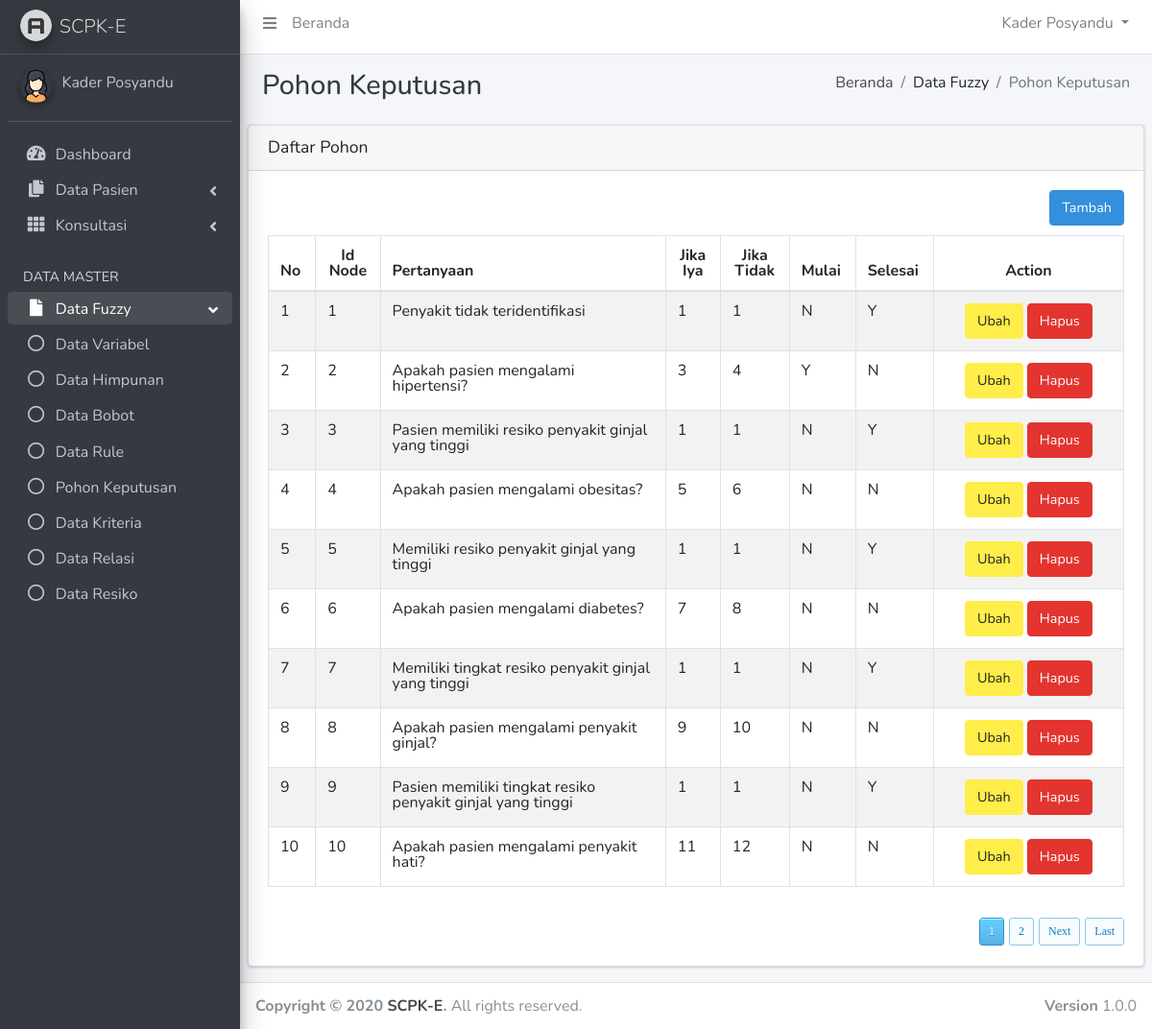
The app's page /scpk-e/?page=pohon (signed in) with its own data.
### tables this page shows
CREATE TABLE `konsul_diagnosa` (
  `id_kd` int(5) NOT NULL,
  `pertanyaan` varchar(200) NOT NULL,
  `bila_benar` int(2) NOT NULL,
  `bila_salah` int(2) NOT NULL,
  `mulai` char(1) NOT NULL,
  `selesai` char(1) NOT NULL
);

### scpk-e/config/koneksi.php (called while the page is built, shortened)
<?php
function querydb($query)
{
	$result=mysql_query($query) or die ("gagal melakukan Query=$query");
	return $result;
}
?>

### scpk-e/list_pohon.php (the view, shortened to what this page needs)
<div class="content-header">
    <div class="container-fluid">
        <div class="row mb-2">
            <div class="col-sm-6">
                <h1 class="m-0 text-dark">Pohon Keputusan</h1>
            </div>
            <div class="col-sm-6">
                <ol class="breadcrumb float-sm-right">
                    <li class="breadcrumb-item"><a href="?page=home">Beranda</a></li>
                    <li class="breadcrumb-item">Data Fuzzy</li>
                    <li class="breadcrumb-item active">Pohon Keputusan</li>
                </ol>
            </div>
        </div>
    </div>
</div>
<section class="content">
	<div class="row">
		<div class="col-12">
			<div class="card">
				<div class="card-header">
					<h2 class="card-title" style="margin-bottom: 1px;">Daftar Pohon</h2>
				</div>
				<div class="card-body">
					<div style="float: right;">
						<a href="?page=pohon-input&stat=tambah" class="btn btn-primary"><i class="icon ion-android-add-circle"></i> Tambah</a>
					</div>
					<?php
						$pg = (int)(!isset($_GET["pg"]) ? 1 : @$_GET["pg"]);
						$limit = 10;
						$startpoint = ($pg * $limit) - $limit;
						$no=$startpoint;
						$hquery=querydb("SELECT * FROM konsul_diagnosa ORDER BY id_kd ASC LIMIT {$startpoint}, {$limit}");
					?>
					<div style="clear:both; height:10px;"></div>
					<div class="form-style-2">
						<form method="post">
							<table class="table table-striped table-bordered" width="100%" border="0" cellspacing="0" cellpadding="4">
								<thead class="cf">
									<tr>
										<th width="3%">No</th>
										<th width="3%" style="text-align:center">Id Node</th>
										<th width="30%">Pertanyaan</th>
										<th width="5%" style="text-align:center">Jika Iya</th>
										<th width="5%" style="text-align:center">Jika Tidak </th>
										<th width="3%">Mulai</th>
										<th width="3%">Selesai </th>
										<th width="20%" style="text-align:center">Action</th>
									</tr>
								</thead>
								<tbody>
								<?php
									while($data=mysql_fetch_assoc($hquery)) {
										$no++;
								?>
									<tr>
										<td><?php echo $no; ?></td>
										<td><?php echo $data['id_kd']; ?></td>
										<td><?php echo $data['pertanyaan']; ?></td>
										<td><?php echo $data['bila_benar']; ?></td>
										<td><?php echo $data['bila_salah']; ?></td>
										<td><?php echo $data['mulai']; ?></td>
										<td><?php echo $data['selesai']; ?></td>
										<td width="5%" style="text-align:center;">
											<a href="?page=pohon-input&stat=ubah&id=<?php echo $data['id_kd']; ?>" class="btn btn-warning"><i class="icon ion-android-create"></i> Ubah</a>
											<a style="color:white" class="btn btn-danger" onclick="konfirmasi<?php echo $data['id_kd']; ?>()"><i class="icon ion-trash-a"></i> Hapus</a>
										</td>
									</tr>
									<?php } if(@$_GET['con']!="") { ?>
									<tr>
										<td colspan="8" style="color:#360; font-weight:600; font-size:14px;">
										<?php
										if(@$_GET['con']==1) { echo "Data berhasil ditambahkan."; }
										elseif(@$_GET['con']==2) { echo "Data berhasil diubah."; }
										elseif(@$_GET['con']==3) { echo "Data berhasil dihapus."; }
										?>
									</tr>
									<?php } ?>
								</tbody>
							</table>
							<br />
								<div style="float: right;">
									<?php
										$cari=""; $url="";
										$url=(trim($cari=="") ? $url="?page=pohon&" : $url="?page=pohon&cari=$cari&");
										$query="SELECT id_kd FROM konsul_diagnosa";
										echo pagination($query,$limit,$pg,$url);
									?>
								</div>
							<br />
						</form>
					</div>
				</div>
			</div>
		</div>
	</div>
</section>

### records on screen
konsul_diagnosa: id_kd "1", pertanyaan "Penyakit tidak teridentifikasi", bila_benar "1", bila_salah "1", mulai "N", selesai "Y"
konsul_diagnosa: id_kd "2", pertanyaan "Apakah pasien mengalami hipertensi?", bila_benar "3", bila_salah "4", mulai "Y", selesai "N"
konsul_diagnosa: id_kd "3", pertanyaan "Pasien memiliki resiko penyakit ginjal yang tinggi", bila_benar "1", bila_salah "1", mulai "N", selesai "Y"
konsul_diagnosa: id_kd "4", pertanyaan "Apakah pasien mengalami obesitas?", bila_benar "5", bila_salah "6", mulai "N", selesai "N"
konsul_diagnosa: id_kd "5", pertanyaan "Memiliki resiko penyakit ginjal yang tinggi", bila_benar "1", bila_salah "1", mulai "N", selesai "Y"
konsul_diagnosa: id_kd "6", pertanyaan "Apakah pasien mengalami diabetes?", bila_benar "7", bila_salah "8", mulai "N", selesai "N"
konsul_diagnosa: id_kd "7", pertanyaan "Memiliki tingkat resiko penyakit ginjal yang tinggi", bila_benar "1", bila_salah "1", mulai "N", selesai "Y"
konsul_diagnosa: id_kd "8", pertanyaan "Apakah pasien mengalami penyakit ginjal?", bila_benar "9", bila_salah "10", mulai "N", selesai "N"
konsul_diagnosa: id_kd "9", pertanyaan "Pasien memiliki tingkat resiko penyakit ginjal yang tinggi", bila_benar "1", bila_salah "1", mulai "N", selesai "Y"
konsul_diagnosa: id_kd "10", pertanyaan "Apakah pasien mengalami penyakit hati?", bila_benar "11", bila_salah "12", mulai "N", selesai "N"
